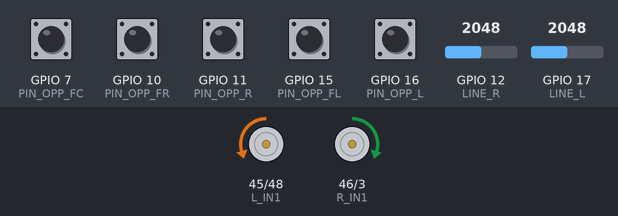
Recording of a sketch running on a simulated ESP32-S3. On the bench: motor-driver pin pairs drawn as motors (green arrow = first pin HIGH = forward, orange = second pin HIGH = backward, longer = more drive, scaled by the enable pin). Inputs (shaded band) come from the test bench; at power-on: GPIO 7 (PIN_OPP_FC), GPIO 10 (PIN_OPP_FR), GPIO 11 (PIN_OPP_R), GPIO 15 (PIN_OPP_FL), GPIO 16 (PIN_OPP_L) HIGH, GPIO 17 (LINE_L) = 2048, GPIO 12 (LINE_R) = 2048. Nothing arrives over Bluetooth unless stated; a phone connects over Bluetooth LE 3 s after start; what the sketch prints to the serial monitor is not drawn.

Above: at 2.9 s.
3.0 s: GPIO 17 (LINE_L) set to 3452
8.2 s: GPIO 17 (LINE_L) set to 3561
At 11.1 s:
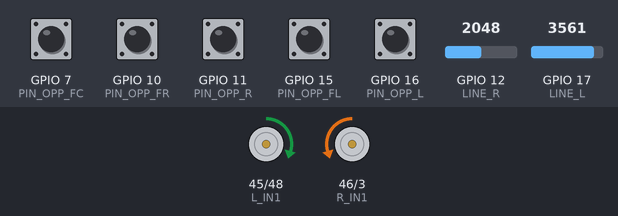
13.4 s: GPIO 12 (LINE_R) set to 3473
16.9 s: GPIO 12 (LINE_R) set to 3548
At 18.2 s:
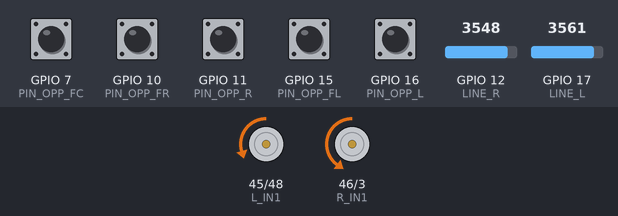
19.2 s: GPIO 12 (LINE_R) set to 3460
At 19.6 s:
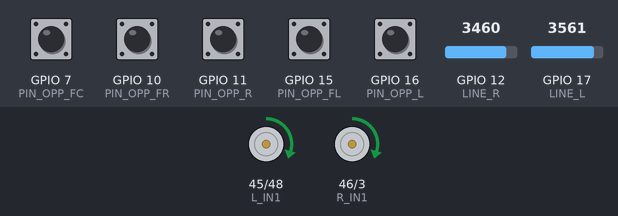
23.9 s: GPIO 12 (LINE_R) set to 3540
At 25.2 s:
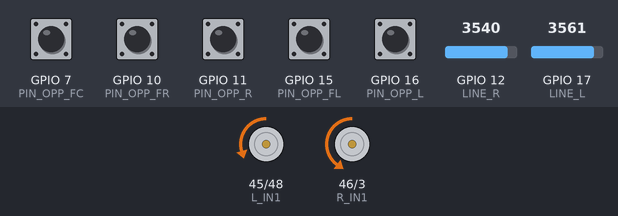
Timing chart, 0 to 26.9 s (numbered marks = the images above; inputs shaded):
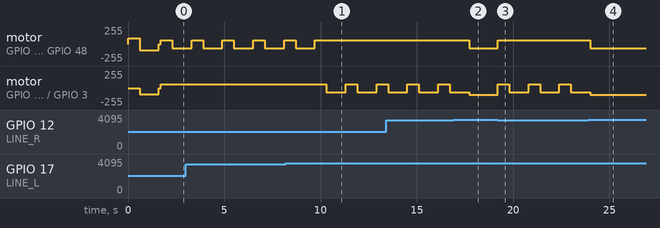

Measured:
- the behaviour switches between 3499 and 3500 on GPIO 17 (LINE_L) (found by bisection; images 0 and 1)
- the behaviour switches between 3499 and 3500 on GPIO 12 (LINE_R) (found by bisection; images 1 and 2)
- after the input at 8.2 s, motor on GPIO 45 (L_IN1) / GPIO 48 (L_IN2): goes on until 9.7 s, then stays forward 60/255; motor on GPIO 46 (R_IN1) / GPIO 3 (R_IN2): alternates forward 60/255 for 0.60 s and backward 60/255 for 1.0 s, starting after 2.1 s
- after the input at 16.9 s, motor on GPIO 45 (L_IN1) / GPIO 48 (L_IN2): forward 60/255 → backward 60/255 after 0.81 s
- after the input at 19.2 s, motor on GPIO 45 (L_IN1) / GPIO 48 (L_IN2): backward 60/255 → forward 60/255 at once; motor on GPIO 46 (R_IN1) / GPIO 3 (R_IN2): alternates forward 60/255 for 0.60 s and backward 60/255 for 1.0 s, starting at once
- after the input at 23.9 s, motor on GPIO 45 (L_IN1) / GPIO 48 (L_IN2): forward 60/255 → backward 60/255 after 0.10 s
- by itself, motor on GPIO 45 (L_IN1) / GPIO 48 (L_IN2): alternates forward 60/255 for 0.60 s and backward 60/255 for 1.0 s

The sketch:

Ares_ver_1_1.ino
```cpp
// (licence header left out)
#include <BLEDevice.h>
#include <BLEServer.h>
#include <BLEUtils.h>
#include <BLE2902.h>

// --- BLE CONFIG ---
BLECharacteristic *pTxCharacteristic;
bool deviceConnected = false;
#define SERVICE_UUID           "6E400001-B5A3-F393-E0A9-E50E24DCCA9E"
#define CHARACTERISTIC_UUID_RX "6E400002-B5A3-F393-E0A9-E50E24DCCA9E"
#define CHARACTERISTIC_UUID_TX "6E400003-B5A3-F393-E0A9-E50E24DCCA9E"

// LEFT MOTOR
#define L_IN1 45  // MOVING FORWARD
#define L_IN2  48 // MOVING BACKWARD
#define PWM_L  47// MOTOR SPEED

// RIGHT MOTOR
#define R_IN1 46  // MOVING BACKWARD
#define R_IN2  3 // MOVING FORWARD
#define PWM_R   9// MOTOR SPEED

// STANDBY
const int  STBY = 12;

// EDGE SENSOR THRESHOLD
//#define EDGE_L_THRESHOLD  526 /*Number*/
//#define EDGE_R_THRESHOLD  256 /*Number*/

// DEFINE FOR DIRECTIONS
#define LEFT 0
#define RIGHT 1
int searchDir = LEFT;
bool edgeActive = false ;

// LINE SENSORS  (ANALOG INPUTS)
#define LINE_L 17 //
#define LINE_R 12 //

// OPP SENSORS  (DIGITAL INPUTS )
#define PIN_OPP_L  16
#define PIN_OPP_FL 15
#define PIN_OPP_FC 7
#define PIN_OPP_FR 10
#define PIN_OPP_R 11

// START BUTTON
//#define START

// PID PARAMETERS
float Kp = 1.5;     /* The numbers may need change  */
float Ki = 0.0;
float Kd = 0.03;

float pidError = 0;
float pidLastError = 0;
float pidIntegral = 0;

// --- BLE CALLBACKS ---
class MyServerCallbacks: public BLEServerCallbacks {
    void onConnect(BLEServer* pServer) { deviceConnected = true; };
    void onDisconnect(BLEServer* pServer) {
      deviceConnected = false;
      pServer->getAdvertising()->start();
    }
};

// Function that sends a message to both the Bluetooth and Serial
void debugMsg(String msg) {
  Serial.println(msg);
  if (deviceConnected) {
    pTxCharacteristic->setValue(msg.c_str());
    pTxCharacteristic->notify();
  }
}


void startRoutine(){

   unsigned long edgeStart = 0;
   int edgeState = 0;

  while (edgeState < 3){

 switch(edgeState){
    //TURN 45 DEGREES
    case 0 :
    edgeStart = millis();
    motorRight(90);
    motorLeft(0);
    edgeState = 1;  // MOVE TO NEXT CASE
    break;

    case 1:    /* ΑΛΛΑΓΕΣ ΓΙΑ ΑΝΑ ΔΩ ΑΜΑ ΟΝΤΩΣ ΕΙΝΑΙ 180 */
    if (millis() - edgeStart >= 600){
      edgeStart = millis();
      // MOVE FORWARD
      motorRight(-90);
      motorLeft(-90);
      edgeState = 2 ;    // MOVE TO NEXT CASE
    }
    break;

    case 2:
     if ( millis() - edgeStart >= 1000){
        motorStop();
        edgeStart = millis();
        edgeState = 3;   // MOVE THE NEXT CASE
     } break;

    // EXIT CASE
    default:
      break;
    }
    delay(100);
  }
 }

// LEFT MOTOR ENGAGEMENT ACCORDING TO SPEED
void motorRight(int speed){
  if (speed >= 0 ){
    digitalWrite(L_IN1, HIGH);
    digitalWrite(L_IN2, LOW);
  } else {
    digitalWrite(L_IN1, LOW);
    digitalWrite(L_IN2, HIGH);
    speed = -speed;
  }
    analogWrite(PWM_L, constrain(speed, 0, 255));
}

// RIGHT MOTOR ENGAGEMENT ACCORDING TO SPEED
void motorLeft(int speed){
  if (speed >= 0 ){
    digitalWrite(R_IN1, HIGH);
    digitalWrite(R_IN2, LOW);
  } else {
    digitalWrite(R_IN1, LOW);
    digitalWrite(R_IN2, HIGH);
    speed = -speed;
  }
analogWrite(PWM_R, constrain(speed, 0, 255));
}

void motorStop(){
  // STOP ALL CONNECTION WITH THE PCB
  analogWrite(PWM_L, 0);
  analogWrite(PWM_R, 0);
}


void foundEdge(int dir){
  static unsigned long edgeStart = 0;
  static int edgeState = 0;

 switch(edgeState){
    //REVERSE
    case 0 :
    edgeStart = millis();
    motorRight(60);
    motorLeft(60);
    edgeState = 1;  // MOVE TO NEXT CASE
    break;

    case 1:    // ΑΛΛΑΓΕΣ ΓΙΑ ΑΝΑ ΔΩ ΑΜΑ ΟΝΤΩΣ ΕΙΝΑΙ 180
    if (millis() - edgeStart >= 600) {
      edgeStart = millis();
       //ROTATE
      if (dir == LEFT){
       // ROTATE LEFT BACKWARDS
       motorRight(-60);
       motorLeft(60);
      } else {
       // ROTATE RIGHT BACKWARDS
       motorRight(60);
       motorLeft(-60);
      }
      edgeState = 2 ;    // MOVE TO NEXT CASE
    }
    break;

    case 2:
     if ( millis() - edgeStart >= 1000){
      //edgeStart = millis();
      // STOP MOTORS
       motorStop();
       edgeState = 3;   // MOVE THE NEXT CASE
     } break;

    case 3 :
      edgeState = 0 ;  // RESET TO BE READY FOR THE NEXT EVENT
      edgeActive = false ;
      break ;
  }
}


int PID(int error) {
   pidError = (float)error;
   pidIntegral += pidError;
   float derivative = pidError - pidLastError;

   float output = Kp * pidError + Ki * pidIntegral + Kd * derivative;

   // SPEED LIMITATION FOR SMOTHER MOVEMENT
   if (output > 100) output = 100;       /*Possible change*/
   if (output < -100) output = -100;

   pidLastError = pidError;
   return (int)output;
}

void search(int line_L, int line_R, int dir){
  // MOVE IN A CIRCULAR MOTION
  if (dir == LEFT){
   motorRight(-60);
   motorLeft(-100);
  } else {
   motorRight(-60);
   motorLeft(-100);
  }
  debugMsg("SEARCH DIR: " + String(dir));
}

void fuzzyAttack(int line_L, int line_R) {
  // MAP OPPONENT SENSORS TO FUZZY DIRECTION
  int fuzzyL  =  (digitalRead(PIN_OPP_L)  == LOW) ? 150 : 0;
  int fuzzyFL =  (digitalRead(PIN_OPP_FL)  == LOW) ? 60: 0;
  int fuzzyFR =  (digitalRead(PIN_OPP_FR)  == LOW) ? 60 : 0;
  int fuzzyR  =  (digitalRead(PIN_OPP_R)  == LOW) ? 150 : 0;

  // OPPONENT DIRECTION (-100 LEFT, +100 RIGHT)
  int opponentDir = (fuzzyFR + fuzzyR) - (fuzzyFL + fuzzyL);

  int correction = PID(opponentDir);
debugMsg("CORRECTION: " + String(correction));

  int baseSpeed = (digitalRead(PIN_OPP_FC) == LOW) ? -255 : -180;// BASE FORWARD SPEED (Possible change)
  int leftSpeed  = baseSpeed - correction;
  int rightSpeed = baseSpeed + correction;

  // CLAMP SPEEDS
  leftSpeed  = constrain(leftSpeed, -200, 255);
  rightSpeed = constrain(rightSpeed, -200, 255);

  motorLeft(leftSpeed);
  motorRight(rightSpeed);
}

void setup() {
  Serial.begin(115200);
  // MOTOR PINS
  pinMode(L_IN1, OUTPUT);
  pinMode(L_IN2, OUTPUT);
  pinMode(R_IN1, OUTPUT);
  pinMode(R_IN2, OUTPUT);
  pinMode(PWM_L, OUTPUT);
  pinMode(PWM_R, OUTPUT);

  pinMode(STBY,  OUTPUT);
  digitalWrite(STBY, HIGH);


  // SENSOR PINS
  pinMode(LINE_L, INPUT_PULLUP);
  pinMode(LINE_R, INPUT_PULLUP);
  pinMode(PIN_OPP_L,  INPUT_PULLUP);
  pinMode(PIN_OPP_FL, INPUT_PULLUP);
  pinMode(PIN_OPP_FC, INPUT_PULLUP);
  pinMode(PIN_OPP_FR, INPUT_PULLUP);
  pinMode(PIN_OPP_R,  INPUT_PULLUP);
//  pinMode(START,  INPUT_PULLUP); /*KEEPS THE SIGNAL HIGH UNLESS PULLED LOW */

  // BLE SETUP
  BLEDevice::init("S3_SUMO_DEBUG");
  BLEServer *pServer = BLEDevice::createServer();
  pServer->setCallbacks(new MyServerCallbacks());
  BLEService *pService = pServer->createService(SERVICE_UUID);

  pTxCharacteristic = pService->createCharacteristic(
    CHARACTERISTIC_UUID_TX,
    BLECharacteristic::PROPERTY_NOTIFY
  );
  pTxCharacteristic->addDescriptor(new BLE2902());

  pService->start();
  pServer->getAdvertising()->addServiceUUID(SERVICE_UUID);
  pServer->getAdvertising()->start();

  Serial.println("System Ready. Connect via Bluetooth...");

 // START BUTTON PRESSED AND RELEASED
 // while (digitalRead(START));
  //while (!digitalRead(START));
   startRoutine();

}

void loop() {


   if (edgeActive == true){
    foundEdge(searchDir);
    return;
   }

  // CONTINUOUSLY READ FOR THE LINE SENSORS
  int line_L = analogRead(LINE_L);
  int line_R = analogRead(LINE_R);

  if(line_L < 3500){
    edgeActive = true;
    debugMsg("LINE LEFT DETECTED");
    // TOGGLE THE DIRECTION
    searchDir = LEFT;
    return;

  } else if (line_R < 3500){
    edgeActive = true;
    debugMsg("LINE RIGHT DETECTED");
    // TOGGLE THE DIRECTION
    searchDir = RIGHT;
    return;

  }
  if (digitalRead(PIN_OPP_L) == LOW || digitalRead(PIN_OPP_R) == LOW ||
             digitalRead(PIN_OPP_FL) == LOW || digitalRead(PIN_OPP_FR) == LOW || digitalRead(PIN_OPP_FC) == LOW) {
             fuzzyAttack(line_L, line_R);

  } else {
    search(line_L, line_R,searchDir);
  }

}
```
